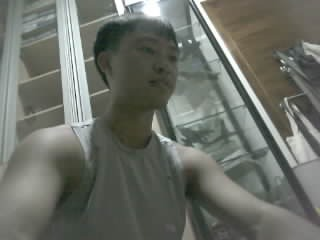
#> input picture Backend/SensorAPI/camera/tests/image.jpg, 320 x 240 px
$ python -i quality.py   (imports and definitions only)   (older library calls are emulated)
#> lines starting #> are read from the running program, lines starting #| are printed output that depends on the picture; after the words box and inside, x2 and y2 are one past the last pixel; in counts of white or black regions, pixels touching at a corner belong together
#> further down, picture is the input picture: shape (240, 320, 3); mean B, G, R 103.6, 111.3, 107.7
"""
koi.camera.quality

Frame quality gate, colour observations and thumbnails (issues #40/#90,
migrations 0011/0021).

Every uploaded frame is measured over the pixels the green ratio is
computed over (the pond's water mask, or the whole frame):

  v_mean, v_std      mean and standard deviation of the HSV V channel, 0..255
  clipped_low        fraction of pixels with V <= CLIP_LOW_V (crushed black)
  clipped_high       fraction of pixels with V >= CLIP_HIGH_V (blown white)
  clipped_fraction   clipped_low + clipped_high
  laplacian_var      variance of the Laplacian of the grey frame: low when
                     the frame is out of focus, fogged or smeared
  blur_judged        false when v_std < DETAIL_MIN_V_STD: a featureless frame
                     has no edges to be sharp or blurred, so it is not failed
                     for blur (a calm, evenly lit pond can look like this)

A frame fails, with one reason code per rule it breaks, when:

  too_dark     v_mean < V_MEAN_MIN
  too_bright   v_mean > V_MEAN_MAX
  clipped      clipped_fraction > CLIPPED_FRACTION_MAX
  blurred      blur_judged and laplacian_var < BLUR_LAPLACIAN_MIN
  colour_cast  unclipped mean GCC or mean HSV saturation outside its band

V_MEAN_MIN and BLUR_LAPLACIAN_MIN were set against 75 real frames (the
2-5 Oct pond series and Experiment 4, 14-19 Oct): every frame below mean
V 100 was dusk, dawn or night and read green from low light alone, and
sharp underwater frames measure a Laplacian variance of 2-5. The other
thresholds are still the starting values chosen against synthetic
frames. The measured metrics and the thresholds in force are stored with
every result so they can be re-judged later.

The stored result (imageTable.quality, jsonb) is versioned:

  {"version": 2, "status": "pass" | "fail", "reasons": [...],
   "metrics": {...above...}, "thresholds": {...}}

Readers accept versions 1 and 2 through status_of(): a null column (every row stored before
migration 0011), a malformed value or an unknown version is "unknown",
never "pass". A failed frame is stored and shown, but does not move the
camera's baseline or state counters and is left out of the algae fit;
"unknown" frames are used as they always were.

Thumbnails: a JPEG THUMBNAIL_WIDTH pixels wide (height in proportion),
stored in the same bucket beside the frame under thumbnail_path().
"""
from __future__ import annotations

from typing import Any

import cv2
import numpy as np

QUALITY_VERSION = 2

PASS = "pass"
FAIL = "fail"
UNKNOWN = "unknown"

# Reason codes
TOO_DARK = "too_dark"
TOO_BRIGHT = "too_bright"
CLIPPED = "clipped"
BLURRED = "blurred"
COLOUR_CAST = "colour_cast"
REASONS = (TOO_DARK, TOO_BRIGHT, CLIPPED, BLURRED, COLOUR_CAST)

# Thresholds (V is 0..255)
V_MEAN_MIN = 100.0
V_MEAN_MAX = 220.0
CLIP_LOW_V = 5
CLIP_HIGH_V = 250
CLIPPED_FRACTION_MAX = 0.25
DETAIL_MIN_V_STD = 8.0
BLUR_LAPLACIAN_MIN = 1.5
GCC_MIN = 0.30
GCC_MAX = 0.50
S_MEAN_MIN = 0.0
S_MEAN_MAX = 200.0

THUMBNAIL_WIDTH = 320
THUMBNAIL_JPEG_QUALITY = 80


def thresholds(gcc_min: float = GCC_MIN, gcc_max: float = GCC_MAX,
               s_mean_min: float = S_MEAN_MIN, s_mean_max: float = S_MEAN_MAX) -> dict:
    return {
        "v_mean_min": V_MEAN_MIN, "v_mean_max": V_MEAN_MAX,
        "clip_low_v": CLIP_LOW_V, "clip_high_v": CLIP_HIGH_V,
        "clipped_fraction_max": CLIPPED_FRACTION_MAX,
        "detail_min_v_std": DETAIL_MIN_V_STD, "blur_laplacian_min": BLUR_LAPLACIAN_MIN,
        "gcc_min": gcc_min, "gcc_max": gcc_max,
        "s_mean_min": s_mean_min, "s_mean_max": s_mean_max,
    }


# [6 lines left out: function decode, not called in this run]


def _region(shape: tuple, polygon: list | None) -> np.ndarray | None:
    """Boolean mask of the pixels inside polygon (as hsvEngine fills it),
    or None for the whole frame."""
    if polygon is None:
        return None
    height, width = shape[:2]
    region = np.zeros((height, width), dtype=np.uint8)
    corners = np.array([[round(x * width), round(y * height)] for x, y in polygon], dtype=np.int32)
    cv2.fillPoly(region, [corners], 255)
    return region > 0


def colour_means(img: np.ndarray, polygon: list | None = None) -> dict:
    """Means over unclipped mask pixels. RGB is scaled by 255; ExG maps
    its theoretical -2..2 range to 0..1. No usable pixels yields nulls."""
    v = cv2.cvtColor(img, cv2.COLOR_BGR2HSV)[..., 2]
    usable = (v > CLIP_LOW_V) & (v < CLIP_HIGH_V)
    inside = _region(img.shape, polygon)
    if inside is not None:
        usable &= inside
    rgb = img[..., ::-1][usable].astype(np.float64) / 255.0
    if not rgb.size:
        return dict.fromkeys(("gcc", "exg", "r", "g", "b"))
    r, g, b = rgb.T
    return {"gcc": float((g / (r + g + b)).mean()),
            "exg": float(((2 * g - r - b + 2) / 4).mean()),
            "r": float(r.mean()), "g": float(g.mean()), "b": float(b.mean())}


# [16 lines left out: function colour_metrics, not called in this run]


def assess(img: np.ndarray, polygon: list | None = None, *,
           gcc_min: float = GCC_MIN, gcc_max: float = GCC_MAX,
           s_mean_min: float = S_MEAN_MIN, s_mean_max: float = S_MEAN_MAX) -> dict:
    """The versioned quality result for a decoded BGR frame, measured over
    polygon (the water mask, fractions of the frame) or the whole frame."""
#> called with gcc_min = 0.3, gcc_max = 0.5, s_mean_min = 0, s_mean_max = 200
    hsv = cv2.cvtColor(img, cv2.COLOR_BGR2HSV)
#> hsv: shape (240, 320, 3); mean H, S, V 48.7, 26, 112.1
    s, v = hsv[..., 1], hsv[..., 2]
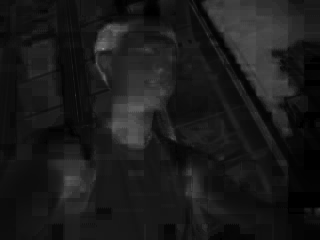
#> s: shape (240, 320); min 0, max 145, mean 26
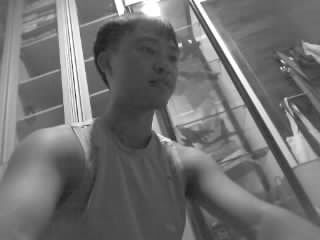
#> v: shape (240, 320); min 30, max 255, mean 112.1
    lap = cv2.Laplacian(cv2.cvtColor(img, cv2.COLOR_BGR2GRAY), cv2.CV_64F)
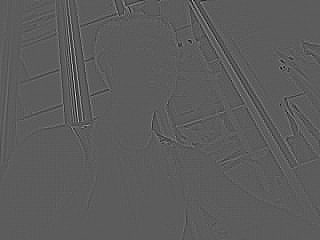
#> lap: shape (240, 320) float64; min -233, max 410, mean 0; drawn with min black and max white
    inside = _region(img.shape, polygon)
    if inside is not None:
        s, v, lap = s[inside], v[inside], lap[inside]
    # Saturation is a colour mean too: ignore crushed and blown pixels just
    # as colour_means() does for GCC, ExG and RGB.
    usable_s = s[(v > CLIP_LOW_V) & (v < CLIP_HIGH_V)]
    v = v.astype(np.float64).ravel()
    lap = lap.ravel()

    v_mean = float(v.mean())
#> v_mean = 112.1
    v_std = float(v.std())
#> v_std = 42.43
    clipped_low = float(np.count_nonzero(v <= CLIP_LOW_V)) / v.size
#> clipped_low = 0
    clipped_high = float(np.count_nonzero(v >= CLIP_HIGH_V)) / v.size
#> clipped_high = 0.00798
    clipped_fraction = clipped_low + clipped_high
#> clipped_fraction = 0.00798
    laplacian_var = float(lap.var())
#> laplacian_var = 403.5
    blur_judged = v_std >= DETAIL_MIN_V_STD
#> blur_judged = True
    gcc = colour_means(img, polygon)["gcc"]
#> in colour_means, `usable = (v > CLIP_LOW_V) & (v < CLIP_HIGH_V)`:
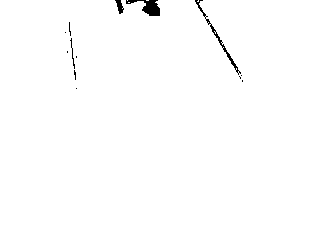
#> usable: shape (240, 320) bool; 99.2% white; 13 black regions (9 under 20 px), largest, box (x1, y1, x2, y2) and area: (126, 0, 160, 16) 256, (195, 0, 241, 75) 214, (115, 0, 124, 14) 68, (70, 38, 75, 69) 35
#> gcc = 0.347
    s_mean = float(usable_s.mean()) if usable_s.size else None
#> s_mean = 26.17

    reasons = []
    if v_mean < V_MEAN_MIN:
        reasons.append(TOO_DARK)
    if v_mean > V_MEAN_MAX:
        reasons.append(TOO_BRIGHT)
    if clipped_fraction > CLIPPED_FRACTION_MAX:
        reasons.append(CLIPPED)
    if blur_judged and laplacian_var < BLUR_LAPLACIAN_MIN:
        reasons.append(BLURRED)
    if ((gcc is not None and not gcc_min <= gcc <= gcc_max)
            or (s_mean is not None and not s_mean_min <= s_mean <= s_mean_max)):
        reasons.append(COLOUR_CAST)

    height, width = img.shape[:2]
#> height = 240; width = 320
    return {
        "version": QUALITY_VERSION,
        "status": FAIL if reasons else PASS,
        "reasons": reasons,
        "metrics": {
            "v_mean": round(v_mean, 2),
            "v_std": round(v_std, 2),
            "clipped_low": round(clipped_low, 4),
            "clipped_high": round(clipped_high, 4),
            "clipped_fraction": round(clipped_fraction, 4),
            "laplacian_var": round(laplacian_var, 3),
            "blur_judged": blur_judged,
            "width": width,
            "height": height,
            "pixels": int(v.size),
            "gcc": gcc,
            "s_mean": round(s_mean, 2) if s_mean is not None else None,
        },
        "thresholds": thresholds(gcc_min, gcc_max, s_mean_min, s_mean_max),
    }


# [11 lines left out: function status_of, not called in this run]


def is_failed(row: dict) -> bool:
    return status_of(row) == FAIL


# [19 lines left out: functions thumbnail, thumbnail_path, not called in this run]

>>> import cv2
>>> picture = cv2.imread('../../SensorAPI/camera/tests/image.jpg')
>>> result = assess(picture)
#> result = 5 items
